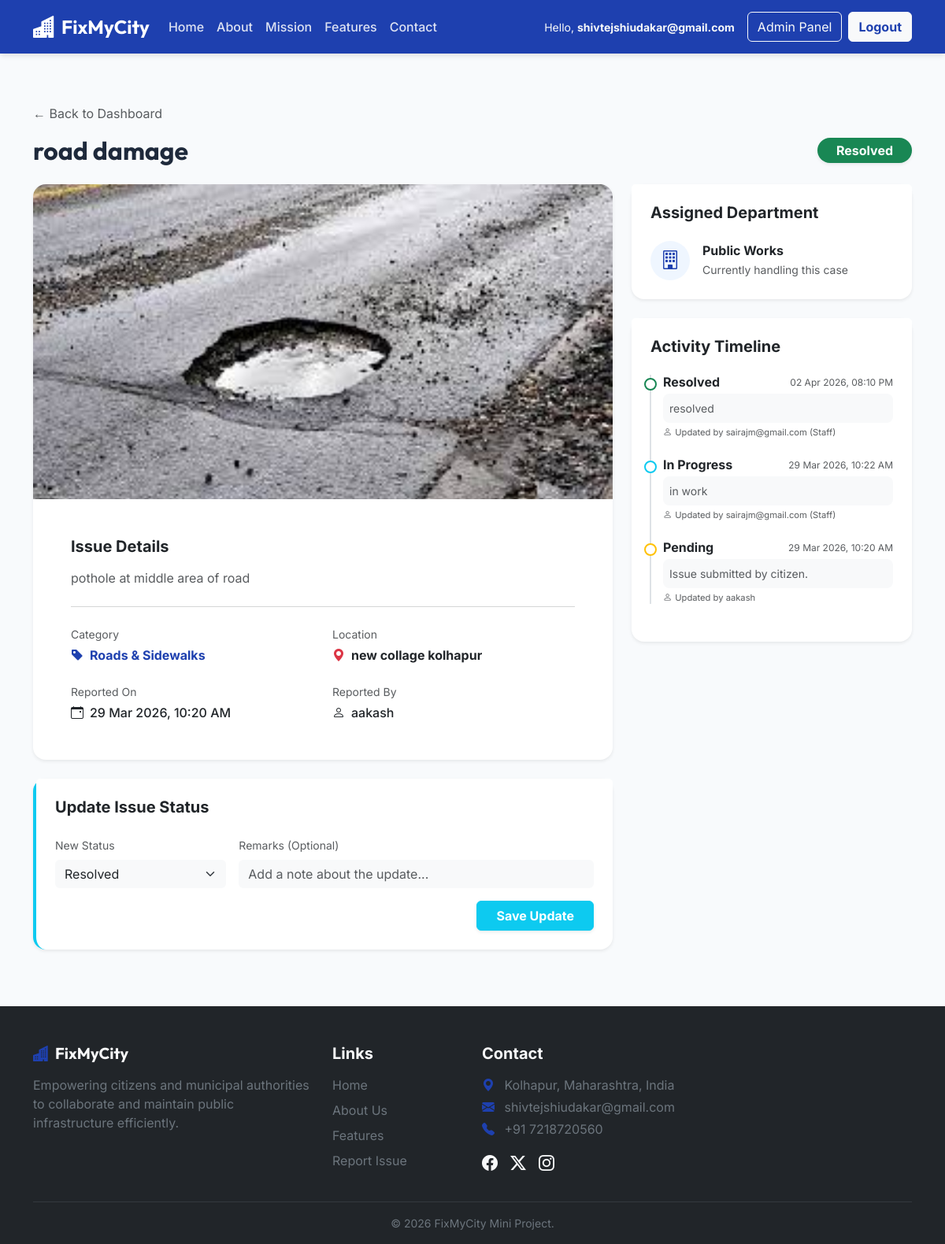
Screenshot of /issue/5 (signed in) with the database file from the repository.
### tables this page shows
CREATE TABLE issues (
            id INTEGER PRIMARY KEY AUTOINCREMENT,
            user_id INTEGER NOT NULL,
            title VARCHAR(150) NOT NULL,
            category VARCHAR(50) NOT NULL,
            location_desc TEXT NOT NULL,
            latitude REAL,
            longitude REAL,
            description TEXT,
            image_path VARCHAR(255),
            status TEXT CHECK(status IN ('Pending', 'In Progress', 'Resolved', 'Rejected')) DEFAULT 'Pending',
            department_id INTEGER,
            created_at TIMESTAMP DEFAULT CURRENT_TIMESTAMP,
            updated_at TIMESTAMP DEFAULT CURRENT_TIMESTAMP,
            FOREIGN KEY (user_id) REFERENCES users(id) ON DELETE CASCADE,
            FOREIGN KEY (department_id) REFERENCES departments(id) ON DELETE SET NULL
        );

CREATE TABLE users (
            id INTEGER PRIMARY KEY AUTOINCREMENT,
            username VARCHAR(50) NOT NULL UNIQUE,
            email VARCHAR(100) NOT NULL UNIQUE,
            password_hash VARCHAR(255) NOT NULL,
            role TEXT CHECK(role IN ('citizen', 'staff', 'admin')) DEFAULT 'citizen',
            department_id INTEGER,
            full_name VARCHAR(100),
            phone VARCHAR(20),
            created_at TIMESTAMP DEFAULT CURRENT_TIMESTAMP,
            FOREIGN KEY (department_id) REFERENCES departments(id) ON DELETE SET NULL
        );

CREATE TABLE departments (
            id INTEGER PRIMARY KEY AUTOINCREMENT,
            name VARCHAR(100) NOT NULL,
            description TEXT,
            created_at TIMESTAMP DEFAULT CURRENT_TIMESTAMP
        );

CREATE TABLE status_updates (
            id INTEGER PRIMARY KEY AUTOINCREMENT,
            issue_id INTEGER NOT NULL,
            user_id INTEGER NOT NULL,
            status VARCHAR(50) NOT NULL,
            remarks TEXT,
            created_at TIMESTAMP DEFAULT CURRENT_TIMESTAMP,
            FOREIGN KEY (issue_id) REFERENCES issues(id) ON DELETE CASCADE,
            FOREIGN KEY (user_id) REFERENCES users(id) ON DELETE CASCADE
        );

### app.py (the view)
@app.route('/issue/<int:issue_id>')
@login_required
def view_issue(issue_id):
    conn = get_db_connection()
    issue = conn.execute(
        '''SELECT i.*, u.username as reporter_name, d.name as department_name
           FROM issues i
           JOIN users u ON i.user_id = u.id
           LEFT JOIN departments d ON i.department_id = d.id
           WHERE i.id = ?''',
        (issue_id,)
    ).fetchone()
    if not issue:
        flash('Issue not found.', 'danger')
        conn.close()
        return redirect(url_for('index'))
    if session.get('role') == 'citizen' and issue['user_id'] != session['user_id']:
        flash('You do not have permission to view this issue.', 'danger')
        conn.close()
        return redirect(url_for('citizen_dashboard'))
    updates = conn.execute(
        '''SELECT s.*, u.username, u.role
           FROM status_updates s
           JOIN users u ON s.user_id = u.id
           WHERE s.issue_id = ?
           ORDER BY s.created_at DESC''',
        (issue_id,)
    ).fetchall()
    conn.close()
    issue = dict(issue)
    issue['created_at'] = convert_to_ist(issue['created_at'])
    if issue.get('updated_at'):
        issue['updated_at'] = convert_to_ist(issue['updated_at'])
    updates = [dict(update) for update in updates]
    for update in updates:
        update['created_at'] = convert_to_ist(update['created_at'])
    return render_template('view_issue.html', issue=issue, updates=updates)

### app.py (called while the page is built)
def convert_to_ist(utc_time):
    if not utc_time:
        return utc_time
    utc = pytz.utc
    ist = pytz.timezone("Asia/Kolkata")
    if isinstance(utc_time, str):
        utc_dt = dt.strptime(utc_time, "%Y-%m-%d %H:%M:%S")
    else:
        utc_dt = utc_time
    utc_dt = utc.localize(utc_dt)
    ist_dt = utc_dt.astimezone(ist)
    return ist_dt.strftime("%d %b %Y, %I:%M %p")

@app.context_processor
def inject_user():
    user = None
    if 'user_id' in session:
        conn = get_db_connection()
        user = conn.execute('SELECT * FROM users WHERE id = ?', (session['user_id'],)).fetchone()
        conn.close()
    return dict(current_user=user)

def login_required(f):
    @wraps(f)
    def decorated_function(*args, **kwargs):
        if 'user_id' not in session:
            flash('Please log in to access this page.', 'warning')
            return redirect(url_for('login', next=request.url))
        return f(*args, **kwargs)
    return decorated_function

### database.py (called while the page is built)
def get_db_connection():
    conn = sqlite3.connect(Config.DB_PATH)
    conn.row_factory = sqlite3.Row
    return conn

### templates/view_issue.html (shortened to what this page needs)
{% extends 'base.html' %}
{% block content %}
<div class="container py-5">
    <div class="mb-4">
        <a href="
            {% if session.role == 'admin' %}{{ url_for('admin_dashboard') }}
            {% elif session.role == 'staff' %}{{ url_for('staff_dashboard') }}
            {% else %}{{ url_for('citizen_dashboard') }}{% endif %}
        " class="text-decoration-none text-muted mb-3 d-inline-block hover-lift">&larr; Back to Dashboard</a>
        <div class="d-flex justify-content-between align-items-center">
            <h2 class="fw-bold font-outfit mb-0 text-truncate me-3">{{ issue.title }}</h2>
            <span class="badge fs-6
                {% if issue.status == 'Pending' %}bg-warning text-dark
                {% elif issue.status == 'In Progress' %}bg-info text-white
                {% elif issue.status == 'Resolved' %}bg-success text-white
                {% elif issue.status == 'Rejected' %}bg-danger text-white
                {% endif %} rounded-pill px-4 py-2 shadow-sm">
                {{ issue.status }}
            </span>
        </div>
    </div>
    <div class="row g-4">
        <div class="col-lg-8">
            <div class="card border-0 shadow-sm rounded-4 overflow-hidden mb-4">
                {% if issue.image_path %}
                <img src="{{ url_for('static', filename='uploads/' + issue.image_path) }}" class="card-img-top w-100"
                    alt="Issue Evidence" style="max-height: 400px; object-fit: cover;">
                {% else %}
                <div class="bg-light d-flex flex-column align-items-center justify-content-center border-bottom text-muted"
                    style="height: 250px;">
                    <i class="bi bi-image-alt fs-1 mb-2 opacity-50"></i>
                    <p class="mb-0">No image provided</p>
                </div>
                {% endif %}
                <div class="card-body p-4 p-md-5">
                    <h5 class="fw-bold mb-3">Issue Details</h5>
                    <p class="text-muted" style="white-space: pre-wrap;">{{ issue.description }}</p>
                    <hr class="my-4 text-muted opacity-25">
                    <div class="row g-4">
                        <div class="col-sm-6">
                            <p class="text-muted small mb-1">Category</p>
                            <p class="fw-bold mb-0 text-primary-custom"><i class="bi bi-tag-fill me-2"></i>{{
                                issue.category }}</p>
                        </div>
                        <div class="col-sm-6">
                            <p class="text-muted small mb-1">Location</p>
                            <p class="fw-bold mb-0"><i class="bi bi-geo-alt-fill me-2 text-danger"></i>{{
                                issue.location_desc }}</p>
                        </div>
                        <div class="col-sm-6">
                            <p class="text-muted small mb-1">Reported On</p>
                            <p class="fw-medium mb-0"><i class="bi bi-calendar-event me-2"></i>{{ issue.created_at
                                }}</p>
                        </div>
                        <div class="col-sm-6">
                            <p class="text-muted small mb-1">Reported By</p>
                            <p class="fw-medium mb-0"><i class="bi bi-person me-2"></i>{{ issue.reporter_name }}</p>
                        </div>
                    </div>
                </div>
            </div>
            {% if session.role in ['staff', 'admin'] %}
            <div class="card border-0 shadow-sm rounded-4 mb-4 border-start border-4 border-info">
                <div class="card-header bg-white p-4 border-0">
                    <h5 class="fw-bold mb-0">Update Issue Status</h5>
                </div>
                <div class="card-body p-4 pt-0">
                    <form action="{{ url_for('update_issue_status', issue_id=issue.id) }}" method="POST">
                        <div class="row g-3">
                            <div class="col-md-4">
                                <label for="status" class="form-label small text-muted">New Status</label>
                                <select class="form-select bg-light border-0" id="status" name="status" required>
                                    <option value="Resolved" {% if issue.status=='Resolved' %}selected{% endif %}>
                                        Resolved</option>
                                </select>
                            </div>
                            <div class="col-md-8">
                                <label for="remarks" class="form-label small text-muted">Remarks (Optional)</label>
                                <input type="text" class="form-control bg-light border-0" id="remarks" name="remarks"
                                    placeholder="Add a note about the update...">
                            </div>
                            <div class="col-12 mt-3 text-end">
                                <button type="submit" class="btn btn-info text-white fw-bold shadow-sm px-4">Save
                                    Update</button>
                            </div>
                        </div>
                    </form>
                </div>
            </div>
            {% endif %}
        </div>
        <div class="col-lg-4">
            <div class="card border-0 shadow-sm rounded-4 mb-4">
                <div class="card-header bg-white p-4 border-0 pb-0">
                    <h5 class="fw-bold mb-0">Assigned Department</h5>
                </div>
                <div class="card-body p-4">
                    {% if issue.department_name %}
                    <div class="d-flex align-items-center">
                        <div class="bg-primary-light text-primary-custom rounded-circle p-3 me-3 d-flex justify-content-center align-items-center"
                            style="width: 50px; height: 50px;">
                            <i class="bi bi-building fs-4"></i>
                        </div>
                        <div>
                            <h6 class="fw-bold mb-1">{{ issue.department_name }}</h6>
                            <p class="text-muted small mb-0">Currently handling this case</p>
                        </div>
                    </div>
                    {% else %}
                    <div class="text-muted small"><i class="bi bi-clock-history me-2"></i>Awaiting categorization and
                        assignment.</div>
                    {% endif %}
                </div>
            </div>
            <div class="card border-0 shadow-sm rounded-4">
                <div class="card-header bg-white p-4 border-0 pb-2">
                    <h5 class="fw-bold mb-0">Activity Timeline</h5>
                </div>
                <div class="card-body p-4 pt-0">
                    <div class="position-relative ms-3 mt-3">
                        <div class="position-absolute h-100 border-start border-2 border-primary-light"
                            style="left: -1rem; top: 0; transform: translateX(-50%);"></div>
                        {% for update in updates %}
                        <div class="position-relative mb-4">
                            <div class="position-absolute bg-white border border-2
                                {% if update.status == 'Pending' %}border-warning
                                {% elif update.status == 'In Progress' %}border-info
                                {% elif update.status == 'Resolved' %}border-success
                                {% elif update.status == 'Rejected' %}border-danger
                                {% else %}border-primary-custom{% endif %}
                                rounded-circle"
                                style="width: 1rem; height: 1rem; left: -1rem; top: 0.2rem; transform: translateX(-50%);">
                            </div>
                            <div>
                                <div class="d-flex justify-content-between align-items-center mb-1">
                                    <h6 class="fw-bold mb-0">{{ update.status }}</h6>
                                    <small class="text-muted" style="font-size: 0.75rem;">{{ update.created_at
                                        }}</small>
                                </div>
                                {% if update.remarks and update.remarks != '' %}
                                <p class="text-muted small mb-1 bg-light p-2 rounded-3">{{ update.remarks }}</p>
                                {% endif %}
                                <p class="text-muted small mb-0" style="font-size: 0.7rem;"><i
                                        class="bi bi-person me-1"></i>Updated by {{ update.username }}
                                    {% if update.role in ['staff', 'admin'] %}({{ update.role|capitalize }}){% endif %}
                                </p>
                            </div>
                        </div>
                        {% endfor %}
                    </div>
                </div>
            </div>
        </div>
    </div>
</div>
{% endblock %}

### static/css/style.css (style rules this page uses)
:root { --fmc-primary: #1e40af; --fmc-primary-light: #eff6ff; --fmc-secondary: #3b82f6; --fmc-accent: #f59e0b; --fmc-dark: #1e293b; --fmc-light: #f8fafc; --fmc-success: #10b981; --fmc-success-light: #ecfdf5; --fmc-warning: #f59e0b; --fmc-warning-light: #fffbeb; --fmc-info: #0ea5e9; --fmc-info-light: #f0f9ff; --fmc-danger: #ef4444; }
body { font-family: 'Inter', sans-serif; background-color: var(--fmc-light); color: var(--fmc-dark); }
.font-outfit { font-family: 'Outfit', sans-serif; }
.text-primary-custom { color: var(--fmc-primary) !important; }
.bg-primary-light { background-color: var(--fmc-primary-light) !important; }
.hover-lift { transition: transform 0.3s ease, box-shadow 0.3s ease; }

### rows the page displays
issues: title "road damage", status "Resolved", image_path (picture), description "pothole at middle area of road", category "Roads & Sidewalks", location_desc "new collage kolhapur"
users: reporter_name "aakash"
departments: department_name "Public Works"
status_updates: status "Resolved", created_at "02 Apr 2026, 08:10 PM", remarks "resolved", username "sairajm@gmail.com", role "Staff"
status_updates: status "In Progress", created_at "29 Mar 2026, 10:22 AM", remarks "in work", username "sairajm@gmail.com", role "Staff"
status_updates: status "Pending", created_at "29 Mar 2026, 10:20 AM", remarks "Issue submitted by citizen.", username "aakash"

### other values shown
{{ session.get('username') }} "shivtejshiudakar@gmail.com"
{{ issue.created_at }} "29 Mar 2026, 10:20 AM"
{{ range(2023, 2027) | last }} "2026"
